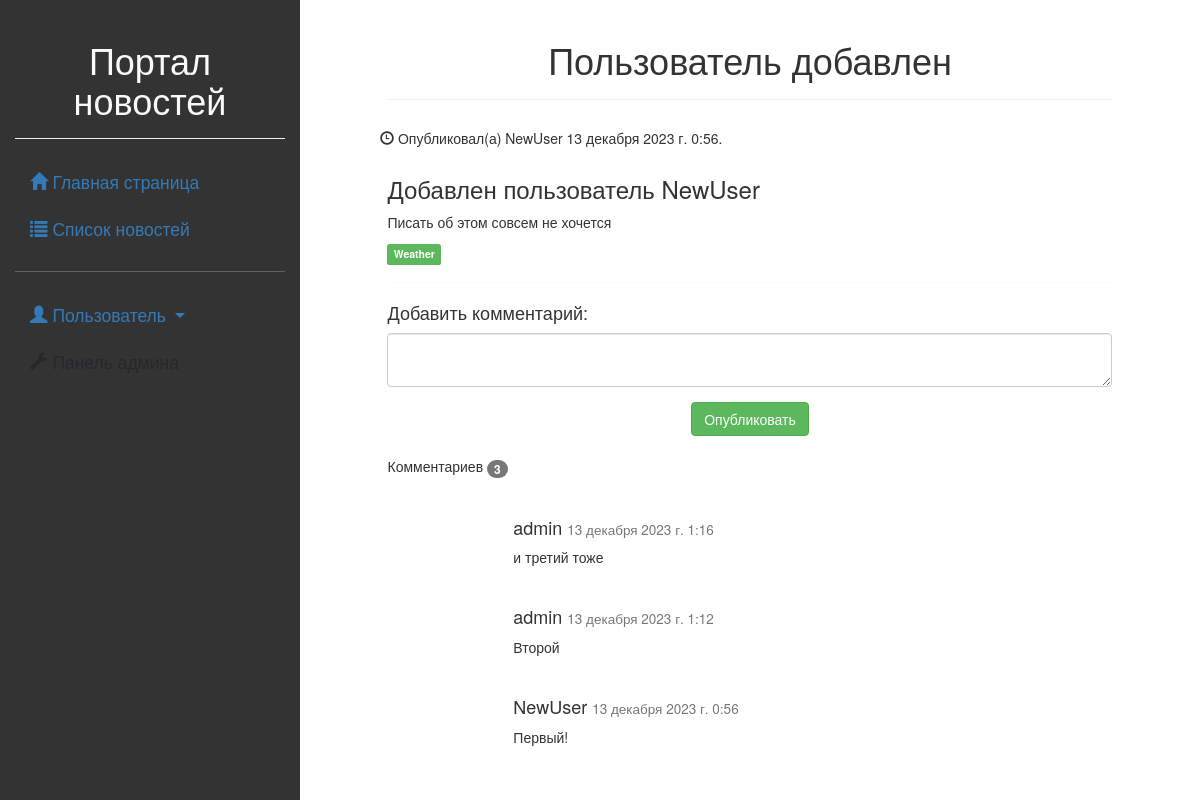
/news/detail/17, run on the app's committed database.
### news/models.py (models this page shows, shortened)
class Article(models.Model):
    categories = (('Ec', 'Economy'),
                  ('Sc', 'Science'),
                  ('IT', 'IT'))
    author = models.ForeignKey(User, on_delete=models.SET_NULL, null=True, verbose_name='Автор')
    title = models.CharField('Название', max_length=50, default='')
    anouncement = models.TextField('Аннотация', max_length=250)
    text = models.TextField('Текст новости')
    date = models.DateTimeField('Дата создания', auto_now=True)
    category = models.CharField(choices=categories, max_length=20, verbose_name='Категории')
    tags = models.ManyToManyField(verbose_name='Тэги', to=Tag, blank=True)
    class Meta:
        ordering = ['title', 'date']
        verbose_name = 'Новость'
        verbose_name_plural = 'Новости'

class Tag(models.Model):
    title = models.CharField(max_length=80)
    status = models.BooleanField(default=True)
    class Meta:
        ordering = ['title', 'status']
        verbose_name = 'Тэг'
        verbose_name_plural = 'Тэги'

class Comment(models.Model):
    author = models.ForeignKey(User, on_delete=models.CASCADE, null=False)
    article = models.ForeignKey(Article, on_delete=models.CASCADE, null=False)
    text = models.TextField('Текст комментария')
    date = models.DateTimeField('Время создания', auto_now_add=True)
    class Meta:
        ordering = ['article', 'date']
        verbose_name = 'Комментарий'
        verbose_name_plural = 'Комментарии'

### news/views.py (the view, shortened to what this page needs)
# urls.py: path('detail/<int:id>', views.news_detail, name='news_detail'),
def news_detail(request, id):
    article = Article.objects.get(id=id)
    comments = Comment.objects.filter(article=article).order_by('-date')
    context = {'article': article,
               'comments': comments}
    return render(request, 'news/news.html', context)

### news/templates/news/news.html (shortened to what this page needs)
{% extends 'first/base.html' %}
{% load static %}
{% block content %}
<div class="page-header text-center">
    <h1> {{ article.title }}</h1>
</div>
<div>
    <div class="row">
        <div class="col-6 text-start">
            <h5>
                <span class="glyphicon glyphicon-time"></span> Опубликовал(а) {{ article.author }} {{ article.date }}.
            </h5>
        </div>
        <div class="col-6 text-end">
        </div>
    </div>
    <h3>{{ article.anouncement }} </h3>
    <p> {{ article.text }} </p>
    {% for tag in article.tags.all %}
    <td><span class="label label-success text">{{ tag.title }}</span></td>
    {% endfor %}
    <hr>
    <h4>Добавить комментарий:</h4>
    <form role="form" method="post">
        <div class="form-group">
            <textarea class="form-control" rows="2" required name="text"></textarea>
        </div>
        <div class="text-center">
            <button type="submit" class="btn btn-success">Опубликовать</button>
        </div>
    </form>
    <br>
    <p>Комментариев <span class="badge"> {{ comments.count }} </span></p><br>
    <div class="row">
        <div class="col-sm-10 offset-2">
            {% for comment in comments %}
            <h4> {{ comment.author }} <small> {{ comment.date }} </small></h4>
            <p> {{ comment.text }} </p>
            <br>
            {% endfor %}
        </div>
    </div>
</div>
{% endblock %}

### data on the page
Article: title "Пользователь добавлен", author "NewUser", date "13 декабря 2023 г. 0:56", anouncement "Добавлен пользователь NewUser", text "Писать об этом совсем не хочется"
Tag: title "Weather"
Comment: author "admin", date "13 декабря 2023 г. 1:16", text "и третий тоже"
Comment: author "admin", date "13 декабря 2023 г. 1:12", text "Второй"
Comment: author "NewUser", date "13 декабря 2023 г. 0:56", text "Первый!"

### other printed values
{{ comments.count }} "3"
